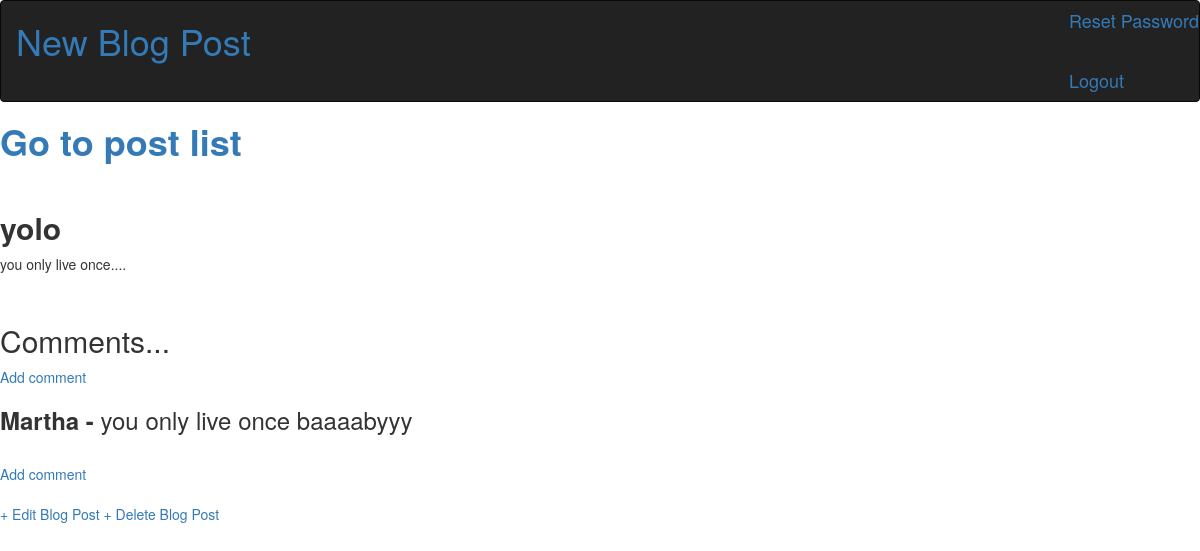
The app's page /post/5/ (signed in) with its own data.
### blog/models.py (models this page shows, shortened)
class Post(models.Model):
    title = models.CharField(max_length=200)
    author = models.ForeignKey('auth.User', on_delete=models.CASCADE)
    body = models.TextField()
    objects = PostManager

class Comment(models.Model):
    post = models.ForeignKey(Post, related_name='comments', on_delete=models.CASCADE)
    comment = models.TextField()
    name = models.CharField(max_length=200)

### blog/views.py (the view)
# urls.py: path('post/<int:pk>/', BlogDetailView.as_view(), name='post_detail'),
class BlogDetailView(DetailView):
    model = Post
    template_name = 'post_detail.html'

### templates/post_detail.html (shortened to what this page needs)
{% extends 'home2.html' %}
{% if user.is_authenticated %}
	{% block content %}
			<div>
				<h1>
					<strong>
						<a href="{% url 'home2' %}"> Go to post list </a>
					</strong>
				</h1>
			</div>
			<div class="post-entry">
				<link rel="stylesheet" href="https://maxcdn.bootstrapcdn.com/bootstrap/3.4.1/css/bootstrap.min.css">
				<h2>
					<strong>
						{{ post.title }}
					</strong>
				</h2>
				<p> {{ post.body }}</p>
				<br>
				<h2>Comments...</h2>
					{% if not post.comments.all %}
						No comments Yet...<a href="{% url 'new_comment' post.pk %}">
						Add one</a>
						<br>
					{% elif post.comments.all %}
					<a href="{% url 'new_comment' post.pk %}">Add comment</a>
					<br>
							{% for comment in post.comments.all %}
								<h3>
									<strong>
										{{comment.name}} -
									</strong>
									{{comment.comment}}
								</h3>
							{% endfor %}
					{% endif %}
				<br>
				<a href="{% url 'new_comment' post.pk %}">Add comment</a>
			</div>
				{% if user.is_authenticated %}
					<link rel="stylesheet" href="https://maxcdn.bootstrapcdn.com/bootstrap/3.4.1/css/bootstrap.min.css">
					<a href="{% url 'post_edit' post.pk %}">+ Edit Blog Post</a>
					<a href="{% url 'post_delete' post.pk %}">+ Delete Blog Post</a>
				{% else %}
				You are not logged in, therefore can't make changes
				{% endif %}
	{% endblock %}
{% else %}
You are not logged in, therefore can't make changes
{% endif %}

### records on screen
Post: title "yolo", body "you only live once...."
Comment: name "Martha", comment "you only live once baaaabyyy"
